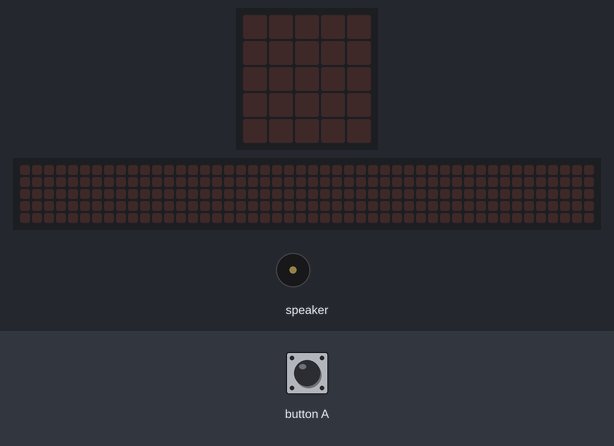
Recording of a program running on a simulated Calliope mini (MakeCode). Shown: the board's 5×5 LED display, a strip that is not on the board, showing the scrolling text unrolled, buzzer (waves = sounding). Inputs (shaded band) come from the test bench. The 48×5 strip is a reading aid, not a part: it shows the text the display is scrolling, unrolled, one strip-width of it at a time.

Above: at 1.2 s.
1.3 s: button A pressed for 0.15 s
At 1.52 s:
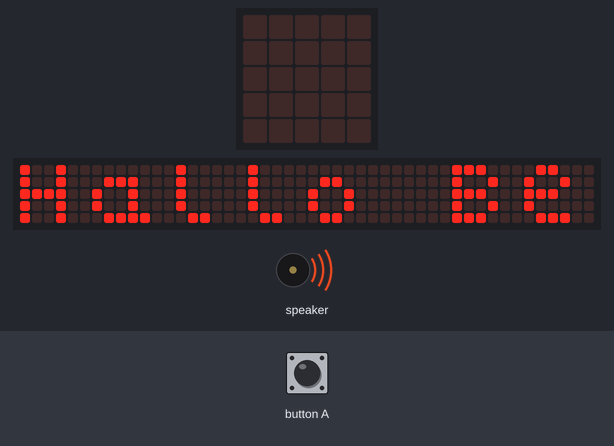
At 6.8 s:
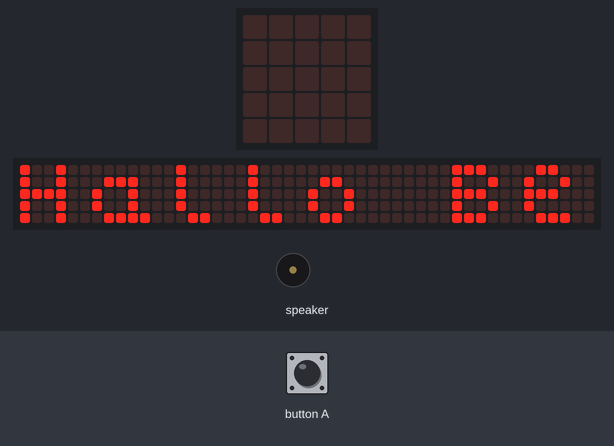
7.3 s: button A pressed for 0.15 s
At 11.82 s:
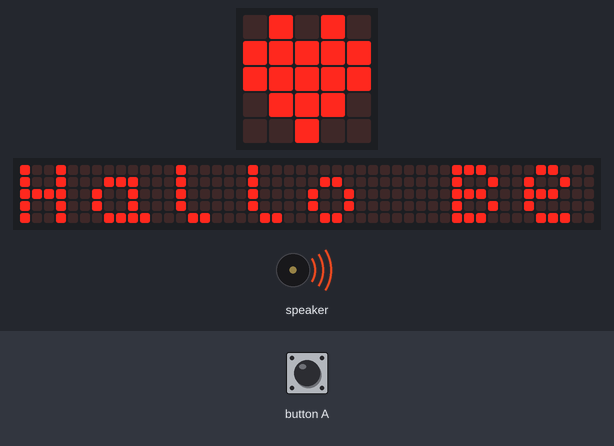
Timing chart, 0 to 16.7 s (numbered marks = the images above; inputs shaded):
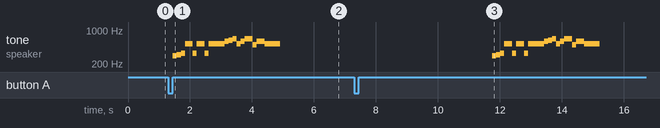

Measured:
- after the input at 1.3 s, tone on speaker: plays 294 Hz for 0.13 s, 311 Hz for 0.13 s, 330 Hz for 0.13 s, 523 Hz for 0.26 s, 330 Hz for 0.13 s, 523 Hz for 0.26 s … (17 notes in this stretch), starting after 0.15 s; the display: changes after 0.15 s (image 1)
- after the input at 7.3 s, tone on speaker: plays 294 Hz for 0.13 s, 311 Hz for 0.13 s, 330 Hz for 0.13 s, 523 Hz for 0.26 s, 330 Hz for 0.13 s, 523 Hz for 0.26 s … (17 notes in this stretch), starting after 4.5 s; the display: first differs from a run without the input after 4.5 s (image 3)
- what the display in image 2 shows lasts 0.6 s, from 6.4 s to 7.0 s

The program:

main.ts
```typescript
input.onButtonPressed(Button.A, function () {
    music.startMelody(music.builtInMelody(Melodies.Entertainer), MelodyOptions.OnceInBackground)
    basic.showString("Hallo Ben!")
    basic.showLeds(`
        . # . # .
        # # # # #
        # # # # #
        . # # # .
        . . # . .
        `)
})
```

test.ts
```typescript
// Hier kann man Tests durchführen; diese Datei wird nicht kompiliert, wenn dieses Paket als Erweiterung verwendet wird.
```
